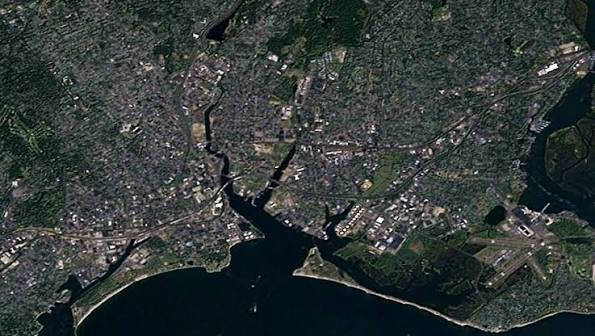
#> input picture ml_engine/test_data/sample.jpg, 595 x 336 px, found by its file name
$ python test_pipeline.py
#> lines starting #> are read from the running program, lines starting #| are printed output that depends on the picture; long printed decimals are rounded
#> further down, image is the input picture: shape (336, 595, 3); mean B, G, R 57.9, 59.2, 51.9
### ml_engine/workers/dehazing/dehazing_worker.py
import cv2
import numpy as np

from workers.base_worker import BaseWorker


class DehazingWorker(BaseWorker):

    def __init__(self, strength: float = 0.7):
        self.strength = strength

    def run(self, image, metadata):

        if image is None:
            raise ValueError("Input image is None")

        # Convert image to float for processing
        image_float = image.astype(np.float32) / 255.0

        # Estimate atmospheric light
        dark_channel = self._dark_channel(
            image_float,
            kernel_size=15,
        )

        atmospheric_light = self._estimate_atmospheric_light(
            image_float,
            dark_channel,
        )

        # Estimate transmission
        transmission = 1.0 - self.strength * dark_channel

        transmission = np.clip(
            transmission,
            0.1,
            1.0,
        )

        # Recover scene radiance
        transmission_3 = transmission[:, :, np.newaxis]

        recovered = (
            image_float - atmospheric_light
        ) / transmission_3 + atmospheric_light

        recovered = np.clip(
            recovered,
            0.0,
            1.0,
        )

        enhanced = (
            recovered * 255
        ).astype(np.uint8)

        return {
            "image": enhanced,
            "score": {
                "dehaze_strength": self.strength,
                "transmission_mean": float(
                    np.mean(transmission)
                ),
            },
            "metadata": {
                **metadata,
                "worker": "dehazing",
                "method": "dark_channel_prior",
            },
        }

    def _dark_channel(
        self,
        image,
        kernel_size=15,
    ):

#> called with kernel_size = 15
        minimum = np.min(
            image,
            axis=2,
        )
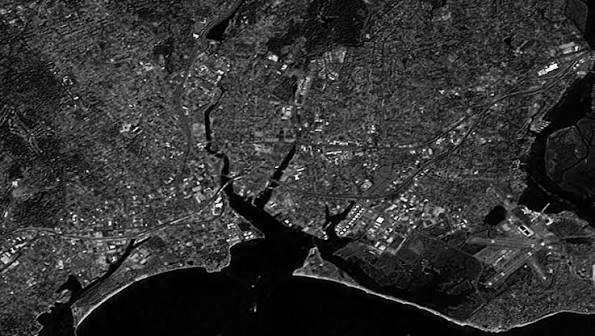
#> minimum: shape (336, 595) float32; min 0, max 1, mean 0.198

        kernel = cv2.getStructuringElement(
            cv2.MORPH_RECT,
            (kernel_size, kernel_size),
        )

        dark = cv2.erode(
            minimum,
            kernel,
        )
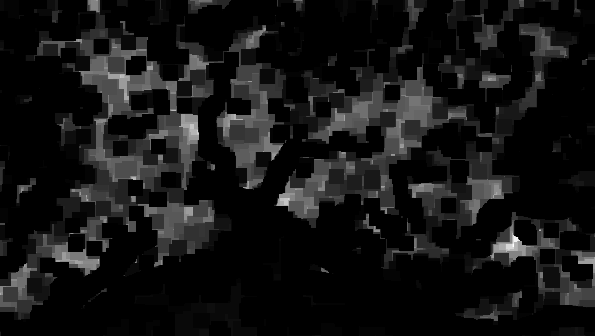
#> dark: shape (336, 595) float32; min 0, max 0.204, mean 0.0162; drawn with min black and max white

        return dark

    def _estimate_atmospheric_light(
        self,
        image,
        dark_channel,
    ):

        height, width = dark_channel.shape
#> height = 336; width = 595

        total_pixels = height * width
#> total_pixels = 199920

        number = max(
            1,
            int(total_pixels * 0.001),
        )
#> number = 199

        flat_dark = dark_channel.reshape(-1)

        indices = np.argsort(
            flat_dark
        )[-number:]
#> indices = 199 values, max 154798 at index 10, min 44745 at index 90, mean 119773.5

        flat_image = image.reshape(
            -1,
            3,
        )

        atmospheric = np.mean(
            flat_image[indices],
            axis=0,
        )
#> atmospheric = [0.336, 0.366, 0.381]

        return atmospheric

### ml_engine/workers/pipeline.py
from workers.dehazing.dehazing_worker import DehazingWorker
from workers.inpainting.inpainting_worker import InpaintingWorker
from workers.superres_fusion.superres_worker import (
    SuperResolutionWorker,
)


class EnhancementPipeline:

    def __init__(self):

        self.dehazing = DehazingWorker(
            strength=0.7
        )

        self.inpainting = InpaintingWorker(
            radius=3.0
        )

        self.super_resolution = SuperResolutionWorker(
            scale=2
        )

    def run(self, image, metadata):

        # Step 1: Dehazing
        dehaze_result = self.dehazing.run(
            image,
            metadata,
        )
#> in run, `transmission = 1.0 - self.strength * dark_channel`:
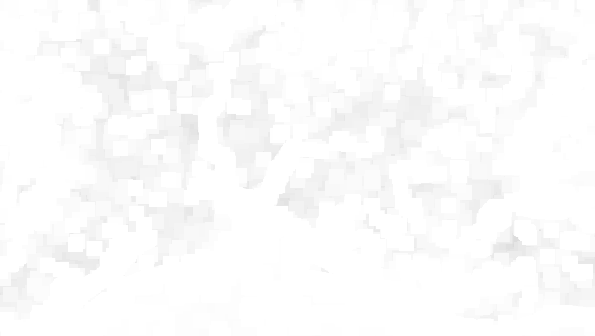
#> transmission: shape (336, 595) float32; min 0.857, max 1, mean 0.989
#> dehaze_result = 3 items

        current_image = dehaze_result["image"]

        # Step 2: Inpainting
        inpaint_result = self.inpainting.run(
            current_image,
            metadata,
        )
#> inpaint_result = 3 items

        current_image = inpaint_result["image"]

        # Step 3: Super-resolution
        superres_result = self.super_resolution.run(
            current_image,
            metadata,
        )

        current_image = superres_result["image"]

        return {
            "image": current_image,
            "score": {
                "dehazing": dehaze_result["score"],
                "inpainting": inpaint_result["score"],
                "super_resolution": superres_result["score"],
            },
            "metadata": {
                **metadata,
                "pipeline": "dehaze_inpaint_superres",
            },
        }

### ml_engine/workers/superres_fusion/superres_worker.py
import cv2
import numpy as np

from skimage.metrics import peak_signal_noise_ratio
from skimage.metrics import structural_similarity

from workers.base_worker import BaseWorker


class SuperResolutionWorker(BaseWorker):

    def __init__(self, scale: int = 2):
        self.scale = scale

    def run(self, image, metadata, reference=None):

        if image is None:
            raise ValueError("Input image is None")

        height, width = image.shape[:2]
#> height = 336; width = 595

        # Upscale using bicubic interpolation
        enhanced = cv2.resize(
            image,
            (width * self.scale, height * self.scale),
            interpolation=cv2.INTER_CUBIC,
        )
#> enhanced: shape (672, 1190, 3)

        # Mild sharpening
        kernel = np.array([
            [0, -1, 0],
            [-1, 5, -1],
            [0, -1, 0],
        ])

        enhanced = cv2.filter2D(
            enhanced,
            -1,
            kernel,
        )
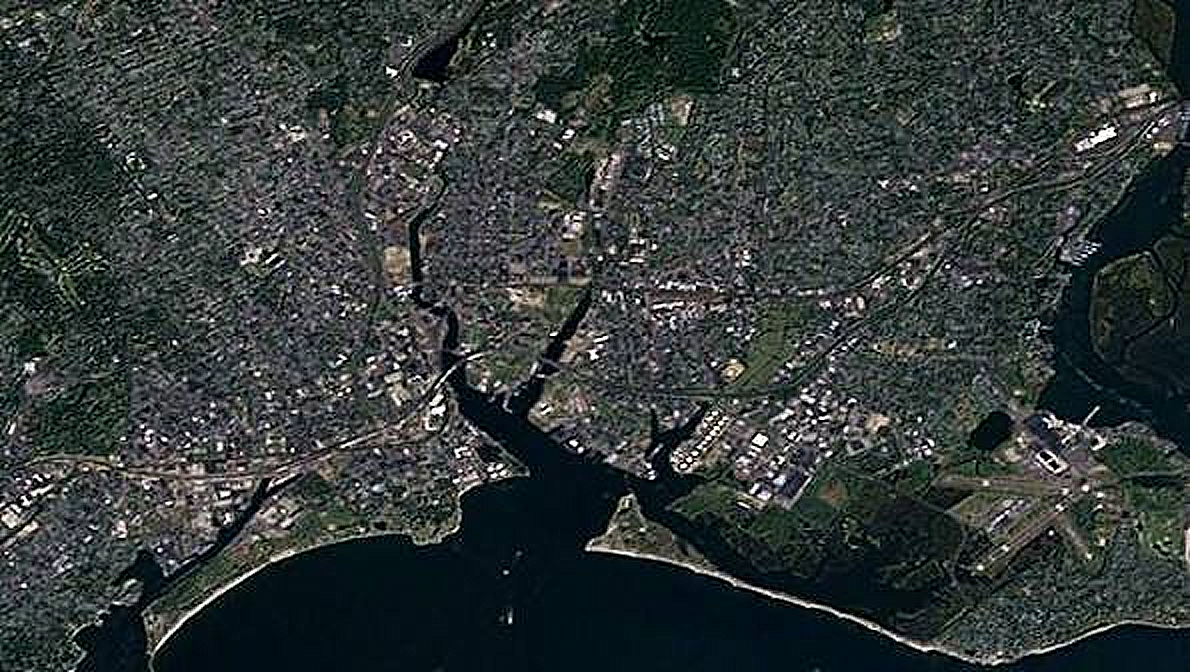
#> enhanced: shape (672, 1190, 3); mean B, G, R 57.8, 58.9, 51.8

        # Initialize scores
        scores = {
            "scale": self.scale,
        }

        # Calculate PSNR and SSIM when reference image is provided
        if reference is not None:

            reference_resized = cv2.resize(
                reference,
                (enhanced.shape[1], enhanced.shape[0]),
                interpolation=cv2.INTER_CUBIC,
            )

            enhanced_rgb = cv2.cvtColor(
                enhanced,
                cv2.COLOR_BGR2RGB,
            )

            reference_rgb = cv2.cvtColor(
                reference_resized,
                cv2.COLOR_BGR2RGB,
            )

            scores["psnr"] = peak_signal_noise_ratio(
                reference_rgb,
                enhanced_rgb,
                data_range=255,
            )

            scores["ssim"] = structural_similarity(
                reference_rgb,
                enhanced_rgb,
                channel_axis=2,
                data_range=255,
            )

        return {
            "image": enhanced,
            "score": scores,
            "metadata": {
                **metadata,
                "worker": "super_resolution",
                "method": "bicubic",
            },
        }

### ml_engine/workers/inpainting/inpainting_worker.py
import cv2
import numpy as np

from workers.base_worker import BaseWorker


class InpaintingWorker(BaseWorker):

    def __init__(self, radius: float = 3.0):
        self.radius = radius

    def run(self, image, metadata):

        if image is None:
            raise ValueError("Input image is None")

        # Get mask from metadata
        mask = metadata.get("mask")

        if mask is None:
            # Nothing to inpaint
            return {
                "image": image,
                "score": {
                    "inpainted_pixels": 0,
                    "mask_present": False,
                },
                "metadata": {
                    **metadata,
                    "worker": "inpainting",
                    "method": "none",
                },
            }

        # Convert mask to NumPy array
        mask = np.asarray(mask)

        if mask.shape[:2] != image.shape[:2]:
            raise ValueError(
                "Mask dimensions must match image dimensions"
            )

        # Ensure binary 8-bit mask
        mask = np.where(
            mask > 0,
            255,
            0,
        ).astype(np.uint8)

        # Count pixels that will be reconstructed
        inpainted_pixels = int(
            np.count_nonzero(mask)
        )

        # OpenCV Telea inpainting
        result = cv2.inpaint(
            image,
            mask,
            self.radius,
            cv2.INPAINT_TELEA,
        )

        return {
            "image": result,
            "score": {
                "inpainted_pixels": inpainted_pixels,
                "mask_present": True,
            },
            "metadata": {
                **metadata,
                "worker": "inpainting",
                "method": "opencv_telea",
            },
        }

### ml_engine/test_pipeline.py
import cv2

from workers.pipeline import EnhancementPipeline


image = cv2.imread(
    "ml_engine/test_data/sample.jpg"
)

if image is None:
    raise ValueError(
        "Could not load sample image"
    )


metadata = {
    "sensor": "demo",
    "sun_elevation": 45,
}


pipeline = EnhancementPipeline()

result = pipeline.run(
    image,
    metadata,
)
#> in run, `superres_result = self.super_resolution.run( current_image, metadata, )`: superres_result = 3 items
#> result = 3 items


output = result["image"]

cv2.imwrite(
    "ml_engine/test_data/pipeline_output.jpg",
    output,
)


print("FULL PIPELINE SUCCESSFUL!")
print("Input size:", image.shape[:2])
#| Input size: (336, 595)
print("Output size:", output.shape[:2])
#| Output size: (672, 1190)

print("\nScores:")
print(result["score"])
#| {'dehazing': {'dehaze_strength': 0.7, 'transmission_mean': 0.9887}, 'inpainting': {'inpainted_pixels': 0, 'mask_present': False}, 'super_resolution': {'scale': 2}}

print("\nMetadata:")
print(result["metadata"])
#| {'sensor': 'demo', 'sun_elevation': 45, 'pipeline': 'dehaze_inpaint_superres'}
